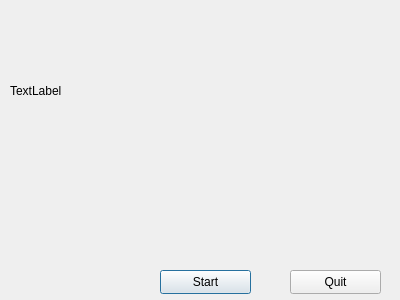
<?xml version="1.0" encoding="UTF-8"?>
<ui version="4.0">
 <class>ServerMainForm</class>
 <widget class="QDialog" name="ServerMainForm">
  <property name="geometry">
   <rect>
    <x>0</x>
    <y>0</y>
    <width>400</width>
    <height>300</height>
   </rect>
  </property>
  <property name="windowTitle">
   <string>ServerMainForm</string>
  </property>
  <widget class="QLabel" name="label">
   <property name="geometry">
    <rect>
     <x>10</x>
     <y>20</y>
     <width>381</width>
     <height>141</height>
    </rect>
   </property>
   <property name="lineWidth">
    <number>0</number>
   </property>
   <property name="text">
    <string>TextLabel</string>
   </property>
  </widget>
  <widget class="QPushButton" name="startButton">
   <property name="geometry">
    <rect>
     <x>160</x>
     <y>270</y>
     <width>91</width>
     <height>24</height>
    </rect>
   </property>
   <property name="text">
    <string>Start</string>
   </property>
  </widget>
  <widget class="QPushButton" name="quitButton">
   <property name="geometry">
    <rect>
     <x>290</x>
     <y>270</y>
     <width>91</width>
     <height>24</height>
    </rect>
   </property>
   <property name="text">
    <string>Quit</string>
   </property>
  </widget>
 </widget>
 <resources/>
 <connections>
  <connection>
   <sender>quitButton</sender>
   <signal>clicked()</signal>
   <receiver>ServerMainForm</receiver>
   <slot>close()</slot>
   <hints>
    <hint type="sourcelabel">
     <x>335</x>
     <y>281</y>
    </hint>
    <hint type="destinationlabel">
     <x>199</x>
     <y>149</y>
    </hint>
   </hints>
  </connection>
 </connections>
</ui>
